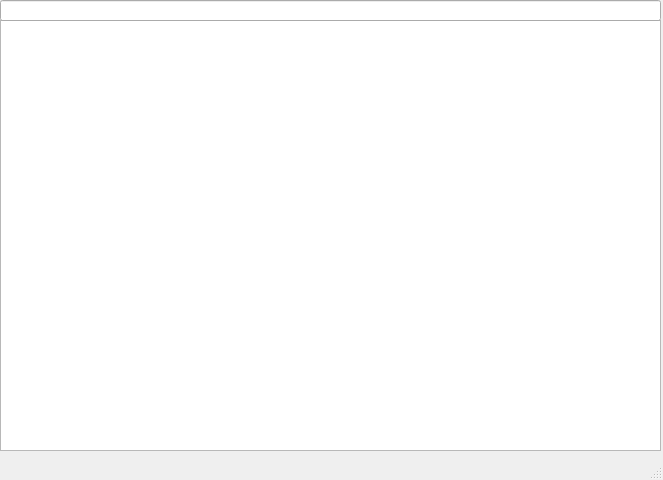
<?xml version="1.0" encoding="UTF-8"?>
<ui version="4.0">
 <class>MainWindow</class>
 <widget class="QMainWindow" name="MainWindow">
  <property name="geometry">
   <rect>
    <x>0</x>
    <y>0</y>
    <width>663</width>
    <height>480</height>
   </rect>
  </property>
  <property name="windowTitle">
   <string>MainWindow</string>
  </property>
  <widget class="QWidget" name="centralwidget">
   <widget class="MyTextEdit" name="notepadText">
    <property name="geometry">
     <rect>
      <x>0</x>
      <y>20</y>
      <width>661</width>
      <height>431</height>
     </rect>
    </property>
   </widget>
   <widget class="QLineEdit" name="commandLineEdit">
    <property name="geometry">
     <rect>
      <x>0</x>
      <y>0</y>
      <width>661</width>
      <height>21</height>
     </rect>
    </property>
   </widget>
  </widget>
  <widget class="QStatusBar" name="statusbar"/>
 </widget>
 <customwidgets>
  <customwidget>
   <class>MyTextEdit</class>
   <extends>QTextEdit</extends>
   <header>mainwindow.h</header>
  </customwidget>
 </customwidgets>
 <resources/>
 <connections/>
</ui>
